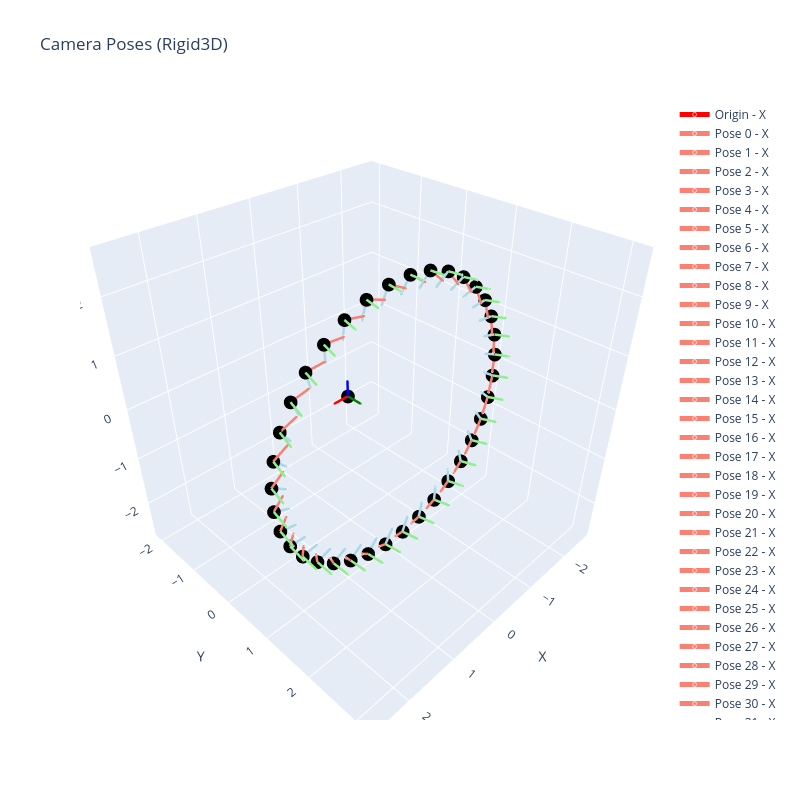

Source (notebook cell):
### Code cell
# plot to see
fig = plot_rigid3d_poses(many_rotations_around_y_axis, show_origin=True, axis_length=0.3)
fig.show()
